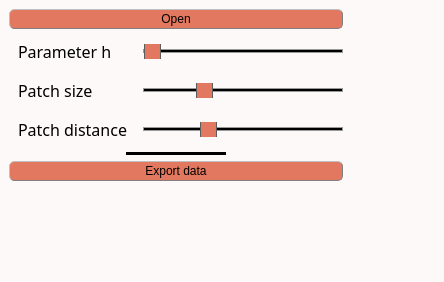
<?xml version="1.0" encoding="UTF-8"?>
<ui version="4.0">
 <class>MainWindow</class>
 <widget class="QMainWindow" name="MainWindow">
  <property name="windowModality">
   <enum>Qt::WindowModal</enum>
  </property>
  <property name="geometry">
   <rect>
    <x>0</x>
    <y>0</y>
    <width>444</width>
    <height>282</height>
   </rect>
  </property>
  <property name="sizePolicy">
   <sizepolicy hsizetype="Preferred" vsizetype="Preferred">
    <horstretch>0</horstretch>
    <verstretch>0</verstretch>
   </sizepolicy>
  </property>
  <property name="contextMenuPolicy">
   <enum>Qt::PreventContextMenu</enum>
  </property>
  <property name="windowTitle">
   <string>Denoise 2D map</string>
  </property>
  <property name="windowOpacity">
   <double>1.000000000000000</double>
  </property>
  <property name="autoFillBackground">
   <bool>false</bool>
  </property>
  <property name="styleSheet">
   <string notr="true">/* Couleur du fond, label, combobox, progressbar vide et spin box */
QWidget, QLabel, QComboBox, QProgressBar, QSpinBox {background-color: rgb(253, 249, 248)}

/* Couleur quand inactif */
QPushButton:disabled, QComboBox:disabled, QSpinBox:disabled {background-color: rgba(243, 98, 64,150)}

/* Couleur des boutons et des selecteurs */
QPushButton, QComboBox::drop-down:button, QComboBox::down-arrow, QComboBox::down-arrow:disabled, QSpinBox::drop-down:button, QSpinBox::down-arrow, QSpinBox::down-arrow:disabled, QSpinBox::drop-up:button, QSpinBox::up-arrow, QSpinBox::up-arrow:disabled, QSlider::handle:horizontal {background-color: rgb(226, 120, 95)}

/* Couleur des bordures de même couleur que les boutons */
QComboBox::drop-down:button, QSpinBox::drop-down:button, QSpinBox::drop-up:button {border-color: rgb(193, 167, 181)}

/* Couleur des textes */
QLabel, QPushButton, QPushButton:hover, QCheckBox, QComboBox, Line, QTextEdit, QSpinBox {color: rgb(0, 0, 0)}

/* style des bordures 1 */
QLabel, QPushButton, QPushButton:hover, QCheckBox, QComboBox, QSpinBox  {
	border-style : outset;
	min-width : 5em;
}

/* style des bordures 2 */
QPushButton, QPushButton:hover, QCheckBox, QComboBox, QSpinBox  {
	border-radius: 5px;
	border-width: 1px;
	border-color: gray;
}

/* Font 1 */
QPushButton, QPushButton:hover, QCheckBox, QProgressBar {font: 12pt &quot;Noto Sans Cond&quot;}

/* Font 2 */
QComboBox, QTextEdit, QSpinBox {font: 10pt &quot;Noto Sans Cond&quot;}

/* Padding 1 */
QLabel, QComboBox, QComboBox::down-arrow, QSpinBox, QSpinBox::down-arrow, QSpinBox::up-arrow {padding : 1px;}

/* Padding 2 */
QPushButton, QPushButton:hover, QCheckBox {padding : 2px;}

/* Gestion taille des QCheckBoxes */
QCheckBox::indicator:unchecked, QCheckBox::indicator:unchecked:hover, QCheckBox::indicator:checked, QCheckBox::indicator:checked:hover  {
	width :15px;
	height : 15px;
}

QLabel {
	Border-radius : 5px;
	border-width : 0px;
	border-color : black;
	font : 14pt &quot;Noto Sans Cond&quot;;
}

QPushButton:hover {background-color: rgb(243, 98, 64);}

QCheckBox::indicator:unchecked {image: url(icons/uncheck_icon.png);}

QCheckBox::indicator:unchecked:hover {image: url(icons/uncheck_hover_icon.png);}

QCheckBox::indicator:checked {image: url(icons/Check_icon.png);}

QCheckBox::indicator:checked:hover {image: url(icons/Check_hover_icon.png);}

QComboBox::drop-down:button{
	border-radius: 4px;
	border-width: 1px;
	width: 30px;
}

QComboBox::down-arrow {
	 image : url(icons/Arrow_down.png); 
    width: 12px;
    height: 12px;
}

Line{
	format: plain;
	midLine-Width : 1px;
}

QFrame[height=&quot;3&quot;], QFrame[width=&quot;3&quot;] {background-color: #3A3939;}

QTextEdit{
	background-color: rgb(255, 255, 255);
	border-style: solid;
	border-radius: 5px;
	border-width: 1px;
	border-color: black;
}

QLineEdit {font : 12pt &quot;Noto Sans Cond&quot;;}

/* Gestion taille des QLineEdit */
QLineEdit::indicator:unchecked, QLineEdit::indicator:unchecked:hover, QLineEdit::indicator:checked, QLineEdit::indicator:checked:hover  {
	border-color: black;
}

QHBoxLayout {background-color: rgb(0, 240, 240, 50);}

QProgressBar {
	text-align: center;
	border: 1px solid black;
	border-radius: 3px;
 }

 QProgressBar::chunk {
	background-color: rgb(243, 98, 64);
	width: 15px;
	margin : 0.5px;
 }

QSpinBox::drop-down:button, QSpinBox::drop-up:button {
	border-radius: 2px;
	border-width: 1px;
	width: 36px;
}

QSpinBox::down-arrow {
	image : url(icons/Arrow_down.png);
    width: 24px;
    height: 22px;
}

QSpinBox::up-arrow {
	image : url(icons/Arrow_up.png);
    width: 24px;
    height: 22px;
}

QSlider::groove:horizontal {
    border: 1px solid #999999;
    height: 2px; /* the groove expands to the size of the slider by default. by giving it a height, it has a fixed size */
    background-color: rgb(0, 0, 0);
    margin: 1px 0;
}

QSlider::handle:horizontal {
    border: 1px solid #5c5c5c;
    width: 15px;
    height: 30px;
    margin: -10px 0; /* handle is placed by default on the contents rect of the groove. Expand outside the groove */
    border-radius: 3px;
}</string>
  </property>
  <property name="toolButtonStyle">
   <enum>Qt::ToolButtonIconOnly</enum>
  </property>
  <widget class="QWidget" name="centralwidget">
   <property name="autoFillBackground">
    <bool>false</bool>
   </property>
   <property name="styleSheet">
    <string notr="true"/>
   </property>
   <layout class="QHBoxLayout" name="horizontalLayout_6">
    <item>
     <layout class="QHBoxLayout" name="horizontalLayout_5">
      <item>
       <layout class="QVBoxLayout" name="verticalLayout_2">
        <item>
         <widget class="QPushButton" name="OpenData">
          <property name="sizePolicy">
           <sizepolicy hsizetype="Preferred" vsizetype="Fixed">
            <horstretch>0</horstretch>
            <verstretch>0</verstretch>
           </sizepolicy>
          </property>
          <property name="text">
           <string>Open</string>
          </property>
          <property name="icon">
           <iconset>
            <normaloff>../Traitement_stack/icons/import_icon.png</normaloff>../Traitement_stack/icons/import_icon.png</iconset>
          </property>
         </widget>
        </item>
        <item>
         <layout class="QHBoxLayout" name="horizontalLayout">
          <item>
           <widget class="QLabel" name="label_h">
            <property name="font">
             <font>
              <family>Noto Sans Cond</family>
              <pointsize>12</pointsize>
              <weight>50</weight>
              <italic>false</italic>
              <bold>false</bold>
             </font>
            </property>
            <property name="styleSheet">
             <string notr="true">QLabel {
color: rgb(0, 0, 0);
background-color:	rgb(253, 249, 248);
border-style : outset;
Border-radius : 5px;
border-width : 0px;
border-color : black;
min-width : 5em;
padding : 5px;
font : 12pt &quot;Noto Sans Cond&quot;;
}</string>
            </property>
            <property name="text">
             <string>Parameter h</string>
            </property>
            <property name="textFormat">
             <enum>Qt::PlainText</enum>
            </property>
           </widget>
          </item>
          <item>
           <widget class="QSlider" name="slider_h">
            <property name="sizePolicy">
             <sizepolicy hsizetype="Preferred" vsizetype="Fixed">
              <horstretch>0</horstretch>
              <verstretch>0</verstretch>
             </sizepolicy>
            </property>
            <property name="minimumSize">
             <size>
              <width>200</width>
              <height>15</height>
             </size>
            </property>
            <property name="minimum">
             <number>1</number>
            </property>
            <property name="maximum">
             <number>5000</number>
            </property>
            <property name="singleStep">
             <number>10</number>
            </property>
            <property name="pageStep">
             <number>500</number>
            </property>
            <property name="value">
             <number>10</number>
            </property>
            <property name="orientation">
             <enum>Qt::Horizontal</enum>
            </property>
           </widget>
          </item>
         </layout>
        </item>
        <item>
         <layout class="QHBoxLayout" name="horizontalLayout_2">
          <item>
           <widget class="QLabel" name="label_size">
            <property name="font">
             <font>
              <family>Noto Sans Cond</family>
              <pointsize>12</pointsize>
              <weight>50</weight>
              <italic>false</italic>
              <bold>false</bold>
             </font>
            </property>
            <property name="styleSheet">
             <string notr="true">QLabel {
color: rgb(0, 0, 0);
background-color:	rgb(253, 249, 248);
border-style : outset;
Border-radius : 5px;
border-width : 0px;
border-color : black;
min-width : 5em;
padding : 5px;
font : 12pt &quot;Noto Sans Cond&quot;;
}</string>
            </property>
            <property name="text">
             <string>Patch size</string>
            </property>
           </widget>
          </item>
          <item>
           <widget class="QSlider" name="slider_size">
            <property name="sizePolicy">
             <sizepolicy hsizetype="Preferred" vsizetype="Fixed">
              <horstretch>0</horstretch>
              <verstretch>0</verstretch>
             </sizepolicy>
            </property>
            <property name="minimumSize">
             <size>
              <width>200</width>
              <height>15</height>
             </size>
            </property>
            <property name="minimum">
             <number>1</number>
            </property>
            <property name="maximum">
             <number>15</number>
            </property>
            <property name="pageStep">
             <number>2</number>
            </property>
            <property name="value">
             <number>5</number>
            </property>
            <property name="orientation">
             <enum>Qt::Horizontal</enum>
            </property>
           </widget>
          </item>
         </layout>
        </item>
        <item>
         <layout class="QHBoxLayout" name="horizontalLayout_3">
          <item>
           <widget class="QLabel" name="label_distance">
            <property name="font">
             <font>
              <family>Noto Sans Cond</family>
              <pointsize>12</pointsize>
              <weight>50</weight>
              <italic>false</italic>
              <bold>false</bold>
             </font>
            </property>
            <property name="styleSheet">
             <string notr="true">QLabel {
color: rgb(0, 0, 0);
background-color:	rgb(253, 249, 248);
border-style : outset;
Border-radius : 5px;
border-width : 0px;
border-color : black;
min-width : 5em;
padding : 5px;
font : 12pt &quot;Noto Sans Cond&quot;;
}</string>
            </property>
            <property name="text">
             <string>Patch distance</string>
            </property>
           </widget>
          </item>
          <item>
           <widget class="QSlider" name="slider_distance">
            <property name="sizePolicy">
             <sizepolicy hsizetype="Preferred" vsizetype="Fixed">
              <horstretch>0</horstretch>
              <verstretch>0</verstretch>
             </sizepolicy>
            </property>
            <property name="minimumSize">
             <size>
              <width>200</width>
              <height>15</height>
             </size>
            </property>
            <property name="minimum">
             <number>2</number>
            </property>
            <property name="maximum">
             <number>15</number>
            </property>
            <property name="pageStep">
             <number>2</number>
            </property>
            <property name="value">
             <number>6</number>
            </property>
            <property name="orientation">
             <enum>Qt::Horizontal</enum>
            </property>
           </widget>
          </item>
         </layout>
        </item>
        <item alignment="Qt::AlignHCenter">
         <widget class="Line" name="line1_2">
          <property name="sizePolicy">
           <sizepolicy hsizetype="Fixed" vsizetype="Fixed">
            <horstretch>0</horstretch>
            <verstretch>0</verstretch>
           </sizepolicy>
          </property>
          <property name="minimumSize">
           <size>
            <width>100</width>
            <height>0</height>
           </size>
          </property>
          <property name="frameShadow">
           <enum>QFrame::Plain</enum>
          </property>
          <property name="lineWidth">
           <number>5</number>
          </property>
          <property name="midLineWidth">
           <number>5</number>
          </property>
          <property name="orientation">
           <enum>Qt::Horizontal</enum>
          </property>
         </widget>
        </item>
        <item>
         <widget class="QPushButton" name="Push_validate">
          <property name="toolTip">
           <string>&lt;html&gt;&lt;head/&gt;&lt;body&gt;&lt;p&gt;&lt;span style=&quot; font-size:11pt;&quot;&gt;Export data to the main GUI&lt;/span&gt;&lt;/p&gt;&lt;/body&gt;&lt;/html&gt;</string>
          </property>
          <property name="text">
           <string>Export data</string>
          </property>
          <property name="icon">
           <iconset>
            <normaloff>../Traitement_stack/icons/Export.png</normaloff>../Traitement_stack/icons/Export.png</iconset>
          </property>
         </widget>
        </item>
        <item>
         <spacer name="verticalSpacer">
          <property name="orientation">
           <enum>Qt::Vertical</enum>
          </property>
          <property name="sizeHint" stdset="0">
           <size>
            <width>20</width>
            <height>40</height>
           </size>
          </property>
         </spacer>
        </item>
       </layout>
      </item>
      <item>
       <layout class="QVBoxLayout" name="verticalLayout">
        <item>
         <widget class="ImageView" name="expSeries" native="true">
          <property name="sizePolicy">
           <sizepolicy hsizetype="MinimumExpanding" vsizetype="Preferred">
            <horstretch>0</horstretch>
            <verstretch>0</verstretch>
           </sizepolicy>
          </property>
         </widget>
        </item>
       </layout>
      </item>
     </layout>
    </item>
   </layout>
  </widget>
  <widget class="QMenuBar" name="menubar">
   <property name="geometry">
    <rect>
     <x>0</x>
     <y>0</y>
     <width>444</width>
     <height>20</height>
    </rect>
   </property>
  </widget>
  <widget class="QStatusBar" name="statusbar"/>
 </widget>
 <customwidgets>
  <customwidget>
   <class>ImageView</class>
   <extends>QWidget</extends>
   <header>pyqtgraph</header>
   <container>1</container>
  </customwidget>
 </customwidgets>
 <resources/>
 <connections/>
</ui>
